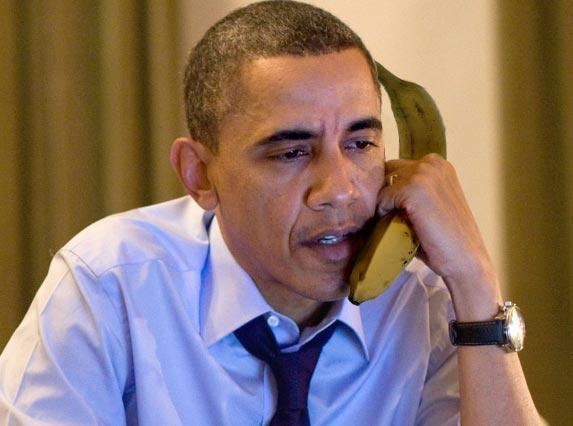
//> input picture OpenCV/2/Obama.jpg, 573 x 426 px
$ ./source   (built with g++ and OpenCV 4)
//> lines starting //> are read from the running program, lines starting //| are printed output that depends on the picture; after the words box and inside, x2 and y2 are one past the last pixel; in counts of white or black regions, pixels touching at a corner belong together
#include <opencv2/core/core.hpp>
#include <opencv2/highgui/highgui.hpp>
#include <opencv2/imgproc/imgproc.hpp>
#include <stdio.h>
#include <stdlib.h>
#include <string>
#include <iostream>
using namespace cv;
using namespace std;

Mat img;


int main()
{
	setlocale(LC_ALL, "Russian");
	char filename[80];
	cout << "Enter file name" << endl;
	cout << "Obama.jpg" << endl;
	cout << "Putin.jpg" << endl;
	cout << "Rock.jpg" << endl;

	cin.getline(filename, 80);
//> the answer given: ../2/Obama.jpg
	cout << "Open file: ";
	cout << filename << endl;

	Mat img = imread(filename, 1);
//> img is the input picture: 426 rows x 573 cols, CV_8UC3; mean B, G, R 104, 115.1, 137.7
	const char* source_window = filename;

	namedWindow(source_window, WINDOW_GUI_EXPANDED);
	imshow(source_window, img);

	Mat src_gray;
	Mat canny_output;

	cvtColor(img, src_gray, COLOR_RGB2GRAY);
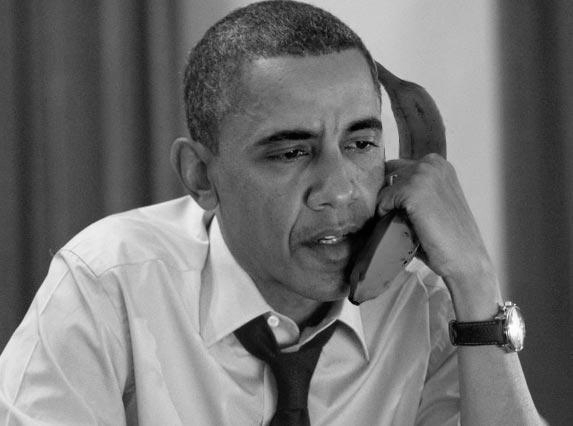
//> src_gray: 426 rows x 573 cols, CV_8UC1; min 0, max 255, mean 114.3
	imwrite("cvtColor.jpg", src_gray);
	blur(src_gray, src_gray, Size(10, 10));
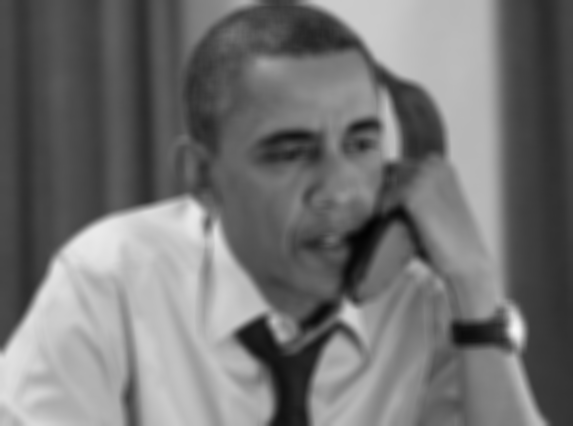
//> src_gray: 426 rows x 573 cols, CV_8UC1; min 3, max 248, mean 114.3
	imwrite("blur.jpg", src_gray);

	double otsu_tresh_val = threshold(src_gray, img, 0, 255, THRESH_BINARY | THRESH_OTSU);
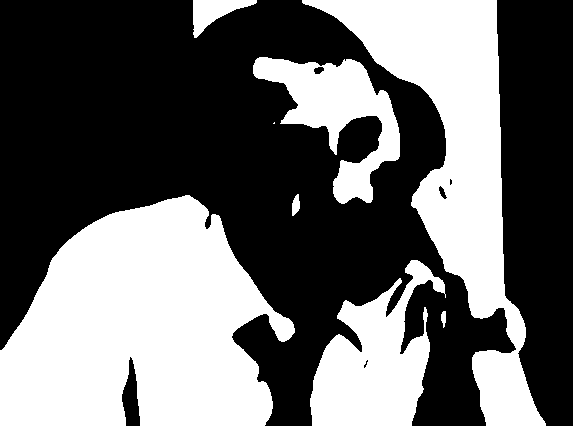
//> img: 426 rows x 573 cols, CV_8UC1; 41.4% white; 8 white regions (1 under 20 px), largest, box (x1, y1, x2, y2) and area: (0, 195, 295, 426) 47593, (302, 0, 546, 426) 30911, (310, 260, 446, 426) 12295
//> otsu_tresh_val = 122
	double high_tresh_val = otsu_tresh_val, lower_tresh_val = otsu_tresh_val * 0.5;
//> high_tresh_val = 122; lower_tresh_val = 61

	cout << otsu_tresh_val;
//| 122
	Canny(src_gray, canny_output, lower_tresh_val, high_tresh_val, 3);
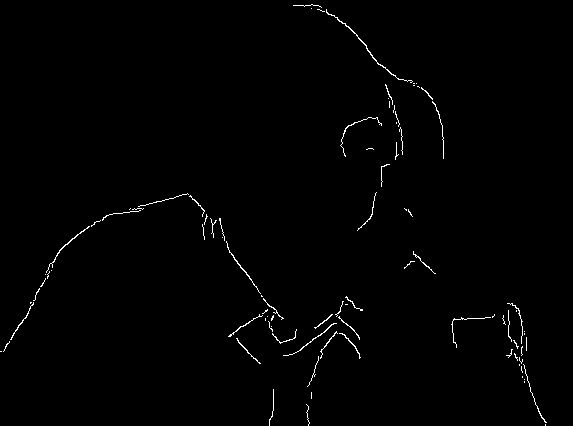
//> canny_output: 426 rows x 573 cols, CV_8UC1; 0.87% white in thin lines or dots

	string source_grey_window = "abc";
	namedWindow(source_grey_window, WINDOW_GUI_EXPANDED);
	imshow(source_grey_window, canny_output);
	imwrite("canny_output.jpg", canny_output);

	waitKey(0);
	return(0);
}
